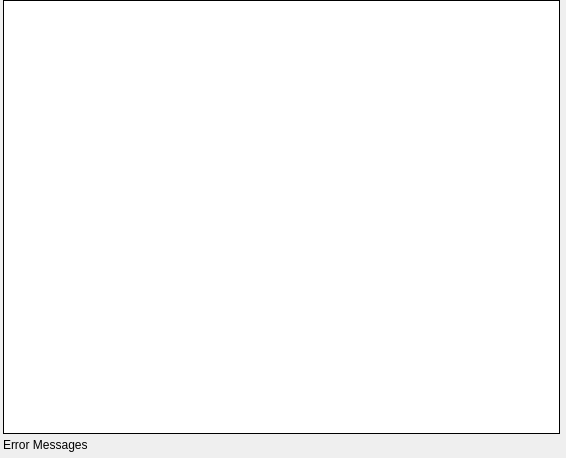
<?xml version="1.0" encoding="UTF-8"?>
<ui version="4.0">
 <class>DatasetListWidget</class>
 <widget class="QWidget" name="DatasetListWidget">
  <property name="geometry">
   <rect>
    <x>0</x>
    <y>0</y>
    <width>566</width>
    <height>458</height>
   </rect>
  </property>
  <property name="windowTitle">
   <string/>
  </property>
  <layout class="QVBoxLayout" name="verticalLayout">
   <property name="spacing">
    <number>4</number>
   </property>
   <property name="leftMargin">
    <number>3</number>
   </property>
   <property name="topMargin">
    <number>0</number>
   </property>
   <property name="rightMargin">
    <number>6</number>
   </property>
   <property name="bottomMargin">
    <number>6</number>
   </property>
   <item>
    <widget class="QListWidget" name="datasetListView">
     <property name="sizePolicy">
      <sizepolicy hsizetype="Expanding" vsizetype="MinimumExpanding">
       <horstretch>0</horstretch>
       <verstretch>0</verstretch>
      </sizepolicy>
     </property>
     <property name="toolTip">
      <string>The list of files that will be imported in the order they will be imported into the HDF5 Ebsd File</string>
     </property>
     <property name="frameShape">
      <enum>QFrame::Box</enum>
     </property>
     <property name="frameShadow">
      <enum>QFrame::Plain</enum>
     </property>
    </widget>
   </item>
   <item>
    <widget class="QLabel" name="errorMessage">
     <property name="text">
      <string>Error Messages</string>
     </property>
    </widget>
   </item>
  </layout>
 </widget>
 <resources/>
 <connections/>
</ui>
